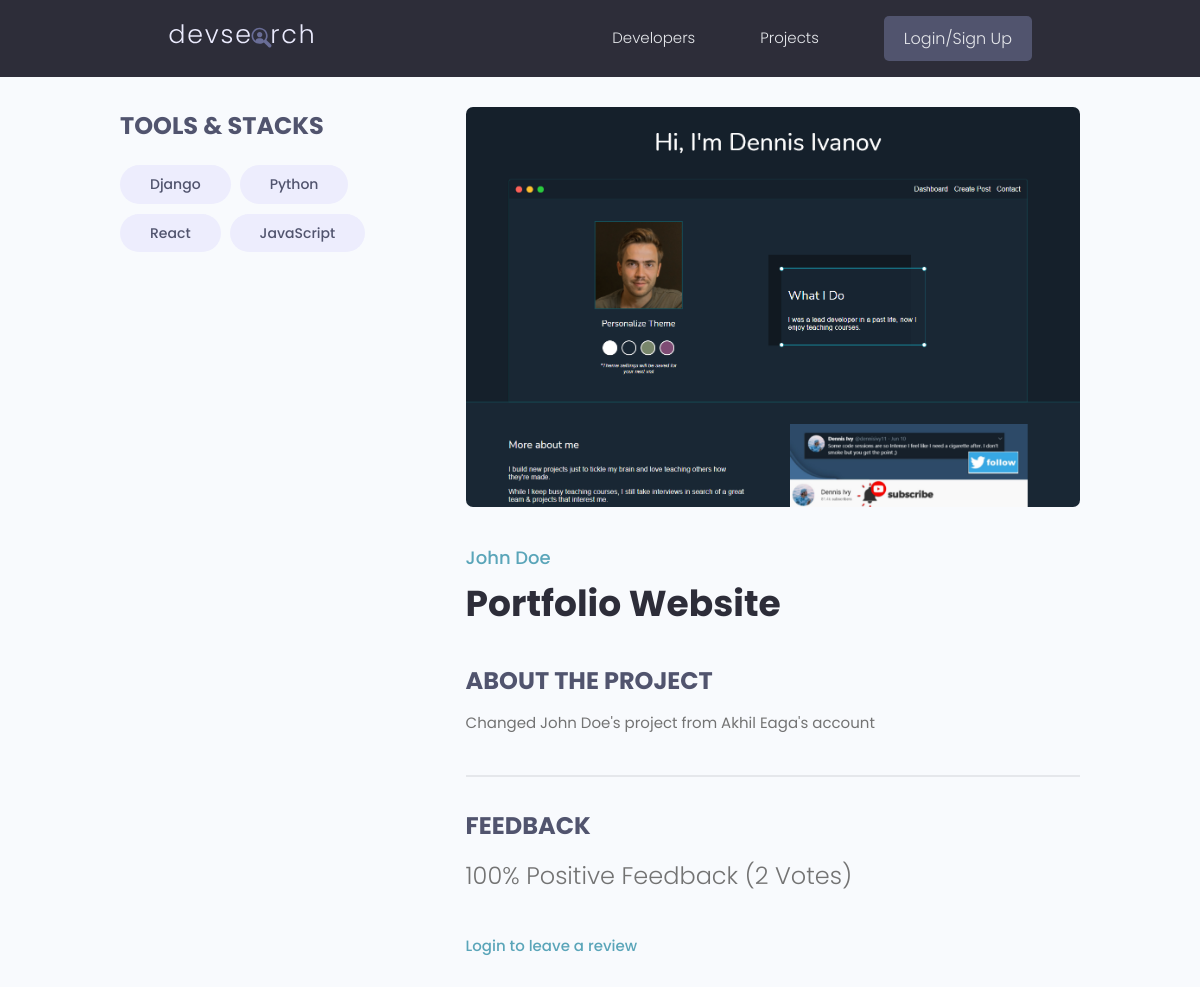
The page /projects/project/7418ace4-4271-4f3f-bc6c-b32113028a7c/ on the database its author committed.
### projects/models.py (models this page shows, shortened)
class Tag(models.Model):
    name = models.CharField(max_length=200)
    created = models.DateTimeField(auto_now_add=True)
    id = models.UUIDField(default=uuid.uuid4, unique=True, primary_key=True, editable=False)
    def __str__(self):
        return self.name

class Project(models.Model):
    owner = models.ForeignKey(Profile, null=True, blank=True, on_delete=models.CASCADE)
    title = models.CharField(max_length=200)
    description = models.TextField(null=True, blank=True)
    featured_image = models.ImageField(null=True, blank=True, default="default.jpg")
    demo_link = models.CharField(max_length=2000, null=True, blank=True)
    source_link = models.CharField(max_length=2000, null=True, blank=True)
    tags = models.ManyToManyField('Tag', blank=True)
    vote_count = models.IntegerField(default=0, null=True, blank=True)
    vote_ratio = models.IntegerField(default=0, null=True, blank=True)
    created = models.DateTimeField(auto_now_add=True)
    id = models.UUIDField(default=uuid.uuid4, unique=True, primary_key=True, editable=False)
    class Meta:
        ordering = ["-vote_ratio", "-vote_count", 'title']
    @property
    def imageURL(self):
        try:
            url = self.featured_image.url
        except:
            url = ""
        return url
    @property
    def reviewers(self):
        queryset = self.review_set.all().values_list('owner__id', flat=True)
        return queryset

### users/models.py (models this page shows, shortened)
class Profile(models.Model):
    user = models.OneToOneField(User, on_delete=models.CASCADE, null=True, blank=True)
    name = models.CharField(max_length=200, null=True, blank=True)
    email = models.EmailField(max_length=500, null=True, blank=True)
    username = models.CharField(max_length=200, null=True, blank=True)
    location = models.CharField(max_length=200, null=True, blank=True)
    short_intro = models.CharField(max_length=200, null=True, blank=True)
    bio = models.TextField(null=True, blank=True)
    profile_image = models.ImageField(null=True, blank=True, upload_to="profiles/", default="profiles/user-default.png")
    social_github = models.CharField(max_length=500, null=True, blank=True)
    social_stackoverflow = models.CharField(max_length=500, null=True, blank=True)
    social_twitter = models.CharField(max_length=500, null=True, blank=True)
    social_linkedin = models.CharField(max_length=500, null=True, blank=True)
    social_youtube = models.CharField(max_length=500, null=True, blank=True)
    social_website = models.CharField(max_length=500, null=True, blank=True)
    created = models.DateTimeField(auto_now_add=True)
    id = models.UUIDField(default=uuid.uuid4, unique=True, primary_key=True, editable=False)

### projects/views.py (the view, shortened to what this page needs)
# urls.py: path('project/<str:pk>/', views.project, name="project"),
def project(request, pk):
    projectObj = Project.objects.get(id=pk)
    tags = projectObj.tags.all()  # many to many relationship query
    reviews = projectObj.review_set.all() # many to one relationship query
    form = ReviewForm()
    context = {
        'project': projectObj,
        'tags': tags,
        'reviews': reviews,
        'form': form,
    }
    return render(request, 'projects/single-project.html', context)

### projects/templates/projects/single-project.html (shortened to what this page needs)
{% extends 'main.html' %}
{% block content %}
<main class="singleProject my-md">
    <div class="container">
        <div class="layout">
            <div class="column column--1of3">
                <h3 class="singleProject__subtitle">Tools & Stacks</h3>
                <div class="singleProject__toolStack">
                    {% for tag in tags %}
                    <span class="tag tag--pill tag--sub tag--lg">
                        <small>{{ tag }}</small>
                    </span>
                    {% endfor %}
                </div>
                <br>
                <br>
            </div>
            <div class="column column--2of3">
                <img class="singleProject__preview" src="{{ project.imageURL }}" alt="portfolio thumbnail" />
                <a href="{% url 'user-profile' project.owner.id %}"
                    class="singleProject__developer">{{project.owner.name}}</a>
                <h2 class="singleProject__title">{{ project.title }}</h2>
                <h3 class="singleProject__subtitle">About the Project</h3>
                <div class="singleProject__info">
                    {{ project.description }}
                </div>
                <div class="comments">
                    <h3 class="singleProject__subtitle">Feedback</h3>
                    <h5 class="project--rating">
                        {{project.vote_ratio}}% Positive Feedback ({{project.vote_count}}
                        Vote{{project.vote_count | pluralize:"s"}})
                    </h5>
                    {% if request.user.profile.id in project.reviewers %}
                    <p>You have already reviewed the project</p>
                    {% elif request.user.profile == project.owner %}
                    <p>You cannot review your own work</p>
                    {% else %}
                    <a href="{% url 'login' %}?next={{request.path}}">Login to leave a review</a>
                    {% endif %}
                </div>
            </div>
        </div>
    </div>
</main>
{% endblock content %}

### static/styles/app.css (style rules this page uses)
:root { --color-sub: #2d2d39; }
img { width: 100%; }
.singleProject .column--1of3 { order: 2; }
@media screen and (min-width: 1081px) { .singleProject .column--1of3 { order: 1; } }
@media screen and (min-width: 1081px) { .singleProject .column--2of3 { order: 2; } }
.singleProject__toolStack { margin-top: 2rem; margin-bottom: 4rem; }
.singleProject__preview { height: 50vh; object-fit: cover; object-position: top center; margin-bottom: 3rem; border-radius: 0.7rem; }
.singleProject__developer { font-size: 1.8rem; font-weight: 500; }
.singleProject__title { font-size: 3.6rem; font-weight: 700; color: var(--color-sub); margin-bottom: 3rem; }
.project--rating { margin-bottom: 1.6em; margin-top: .5em; }
.singleProject__subtitle { text-transform: uppercase; font-size: 2.4rem; font-weight: 700; color: var(--color-sub-light); margin-bottom: 1rem; }
.comments { margin-top: 4rem; padding-top: 3rem; border-top: 2px solid var(--color-light); }

### static/uikit/styles/modules/_variables.css (style rules this page uses)
:root { --color-main: #5aa5b9; --color-main-light: #e6faff; --color-sub: #3f4156; --color-sub-light: #51546e; --color-sub-lighter: #ededfd; --color-text: #737373; --color-gray: #8b8b8b; --color-light: #e5e7eb; --color-light-gray: #767676; --color-bg: #f8fafd; --color-white: #fffefd; --color-white-light: #f3f3f3; --color-success: #359e64; --color-success-bg: #def8e8; --color-error: #fc4b0b; --color-error-bg: #fff2ee; --font-base: 'Poppins', arial, helvetica, 'Segoe UI', roboto, ubuntu, sans-serif; --font-monospace: 'Fira Code', 'Courier New', courier, monospace; --font-regular: 300; --font-medium: 500; --font-bold: 700; --generic-shadow: 1px 1px 5px #00000010; --generic-transition: all 0.3s ease-in-out; }

### static/uikit/styles/modules/_base.css (style rules this page uses)
* { margin: 0; padding: 0; box-sizing: border-box; text-rendering: optimizeLegibility; color: inherit; font-size: inherit; }
html { font-size: 50%; }
@media only screen and (min-width: 480px) { html { font-size: 56.25%; } }
@media only screen and (min-width: 1200px) { html { font-size: 62.5%; } }
body { line-height: 1.6; font-weight: 400; font-size: 1.5rem; color: var(--color-text); background-color: var(--color-bg); min-height: 100vh; }

### static/uikit/styles/modules/_typography.css (style rules this page uses)
* { font-family: var(--font-base); }
h2 { font-size: 3.6rem; font-weight: var(--font-bold); }
h3 { font-size: 3.2rem; font-weight: var(--font-medium); }
h5 { font-size: 2.4rem; font-weight: var(--font-medium); }
h5, h6 { font-weight: var(--font-regular); }
p, span, strong { font-size: 1.6rem; color: var(--color-text); font-weight: var(--font-regular); }
a { padding-bottom: 2px; text-decoration: none; display: inline-block; color: var(--color-main); font-weight: var(--font-medium); }

### static/uikit/styles/modules/_utilities.css (style rules this page uses)
.container { width: 92%; max-width: 165rem; margin: 0 auto; box-sizing: border-box; }
@media screen and (min-width: 1000px) { .container { width: 90%; } }
@media screen and (min-width: 1200px) { .container { width: 80%; } }
.my-md { margin: 3rem auto; }

### static/uikit/styles/modules/_tag.css (style rules this page uses)
.tag { display: inline-flex; align-items: center; background-color: var(--color-sub); height: -webkit-fit-content; height: -moz-fit-content; height: fit-content; width: -webkit-fit-content; width: -moz-fit-content; width: fit-content; border-radius: 0.5rem; padding: 0.5rem 1.5rem; font-size: 1.2rem; cursor: pointer; }
.tag:not(:last-child) { margin-right: 0.25rem; margin-bottom: 0.75rem; }
.tag > small { color: var(--color-white); }
.tag--pill { border-radius: 5rem; }
.tag--sub, .tag--sub > small { background: var(--color-sub-lighter); color: var(--color-sub-light); font-weight: 500; }
.tag--lg { padding: 0.8rem 3rem; font-size: 1.4rem; }
.tag--lg:not(:last-child) { margin-right: 0.5rem; margin-bottom: 1rem; }

### static/uikit/styles/modules/_layout.css (style rules this page uses)
.layout { display: flex; flex-flow: row wrap; justify-content: space-between; }
.layout > .column { margin-bottom: 3rem; }
.layout > .column.column--1of3 { flex-basis: 30%; }
.layout > .column.column--2of3 { flex-basis: 64%; }

### rows shown on the page
Tag: name "Django"
Tag: name "Python"
Tag: name "React"
Tag: name "JavaScript"
Project: imageURL (picture), owner.name "John Doe", title "Portfolio Website", description "Changed John Doe's project from Akhil Eaga's account", vote_ratio "100", vote_count "2", vote_count|pluralize "s"
